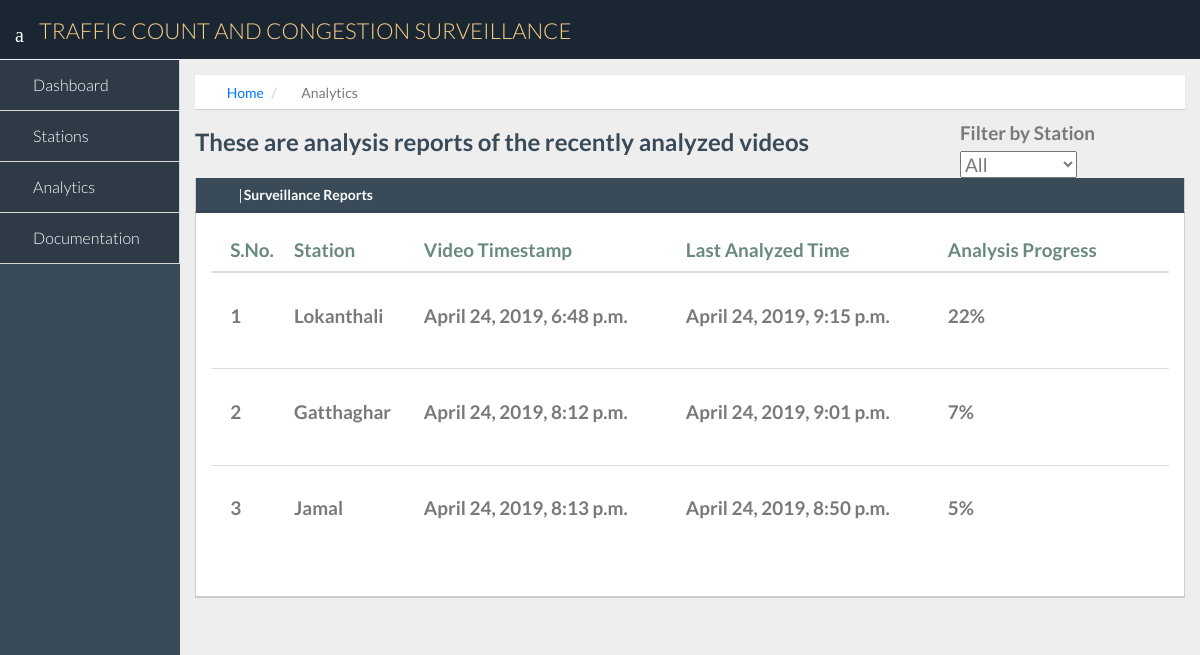
The page /analytics/ on the database its author committed.
### surveillanceapp/models.py (models this page shows, shortened)
class SurveillanceVideo(models.Model):
    video_id = models.AutoField(primary_key=True)
    timestamp = models.DateTimeField()  # we will be manually adding videos of different days so don't add autonow
    station = models.ForeignKey(Station, on_delete=models.CASCADE, related_name='surveillance_videos')
    thumbnail_filename = models.CharField(max_length=200,null=True)
    video_name = models.CharField(max_length=100, null=True)
    video_filename = models.CharField(max_length=200, null=True)
    report = models.BooleanField(default=False)
    lane_dimens = models.CharField(max_length=200, null=True)
    duration = models.BigIntegerField(null=True)
    analysed_duration = models.BigIntegerField(default=0)
    analysed_percentage = models.IntegerField(default=0)
    last_analysed = models.DateTimeField(null=True)

class Station(models.Model):
    station_id = models.AutoField(primary_key=True)  ##surveillance station id
    station_name = models.CharField(max_length=50)   #station name
    lat_pos = models.FloatField() #latitude position
    lon_pos = models.FloatField() #longitude position
    station_pic = models.ImageField(upload_to='station_img/', default='default/defaultstation.png')  #Media will be uploaded to MEDIA_ROOT/station_img

### surveillanceapp/views.py (the view)
# urls.py: path('analytics/',views.analytics, name='analytics'),
def analytics(request):
    stationlist = Station.objects.all()
    videolist = []
    for video in SurveillanceVideo.objects.all().order_by('-last_analysed'):
        if video.last_analysed is not None:
            videolist.append(video)
    return render(request,'surveillanceapp/analytics.html', {'stationlist':stationlist, 'videolist': videolist})

### surveillanceapp/templates/surveillanceapp/analytics.html (shortened to what this page needs)
{% extends 'surveillanceapp/base.html' %}
{% load static %}
{% block main-content %}
    <div class="row">
        <div class="col-lg-12" style="margin-bottom: 0%;">
            <ol class="breadcrumb" style="margin-bottom: 0%;">
              <li><i class="fa fa-home"></i><a href="{% url 'surveillanceapp:index' %}">Home</a></li>
                <li><i class="fas fa-chart-bar"></i>Analytics</li>
            </ol>
        </div>
    </div>
    <div class="row">
        <div class="col-lg-9">
            <h3 style="font-weight: bold; color: #394a59"> These are analysis reports of the recently analyzed videos </h3>
        </div>
        <div class="col-lg-3" style="margin-top: 1%; font-size: 135%">
            <label for="filter-selection" style="margin-right: 2%;"><span style="font-weight: bold;"> Filter by Station </span></label>
            <select id="filter-selection" name="station_id">
                <option value="all" selected>All</option>
            </select>
        </div>
    </div>
    <div class="row">
        <div class="col-lg-12 col-md-12">
            <div class="panel">
                <div class="panel-heading" style="background: #394A59; color: #fff;">
                    <h2><i class="fa fa-chart-bar"></i>  <strong>Surveillance Reports</strong></h2>
                </div>
                <div class="panel-body" id="filter-result">
                    {% include 'surveillanceapp/analyticstable.html' with videolist=videolist %}
                </div>
            </div>
        </div>
    </div>
{% endblock %}

### surveillanceapp/templates/surveillanceapp/analyticstable.html
{% load static %}
<table class="table table-responsive">
    <thead>
        <tr>
            <th>S.No.</th>
            <th>Station</th>
            <th>Video Timestamp</th>
            <th>Last Analyzed Time</th>
            <th>Analysis Progress</th>
            <th> </th>
        </tr>
    </thead>
    <tbody>
        {% for video in videolist %}
            <tr class="report-clickable" data-href="{% url 'surveillanceapp:report' video.station.station_id video.video_id %}">
                <td>{{ forloop.counter }}</td>
                <td>{{ video.station.station_name }}</td>
                <td>{{ video.timestamp }}</td>
                <td>{{ video.last_analysed }}</td>
                <td>{{ video.analysed_percentage }}%</td>
                <td>
                    <a class="report-pdf" href="{% static video.surveillance_report.report_file %}" target="_blank" >
                        <span class="fas fa-file-pdf fa-2x"></span>
                    </a>
                </td>
            </tr>
        {% endfor %}
    </tbody>
</table>

### surveillanceapp/templates/surveillanceapp/analytics.html (style rules this page uses)
table { font-size: 135%; font-weight: bold; }
tr { padding-bottom: 2% !important; }
td { padding-top: 3% !important; margin-top: 2% !important; padding-bottom: 3% !important; margin-bottom: 2% !important; padding-left: 2% !important; }
th { padding-left: 2% !important; }
.report-clickable { cursor: pointer; margin-bottom: 2% !important; }
.report-pdf,.report-pdf:visited { color: #9a0000; }

### rows shown on the page
SurveillanceVideo: station.station_name "Lokanthali", timestamp "April 24, 2019, 6:48 p.m.", last_analysed "April 24, 2019, 9:15 p.m.", analysed_percentage "22"
SurveillanceVideo: station.station_name "Gatthaghar", timestamp "April 24, 2019, 8:12 p.m.", last_analysed "April 24, 2019, 9:01 p.m.", analysed_percentage "7"
SurveillanceVideo: station.station_name "Jamal", timestamp "April 24, 2019, 8:13 p.m.", last_analysed "April 24, 2019, 8:50 p.m.", analysed_percentage "5"
